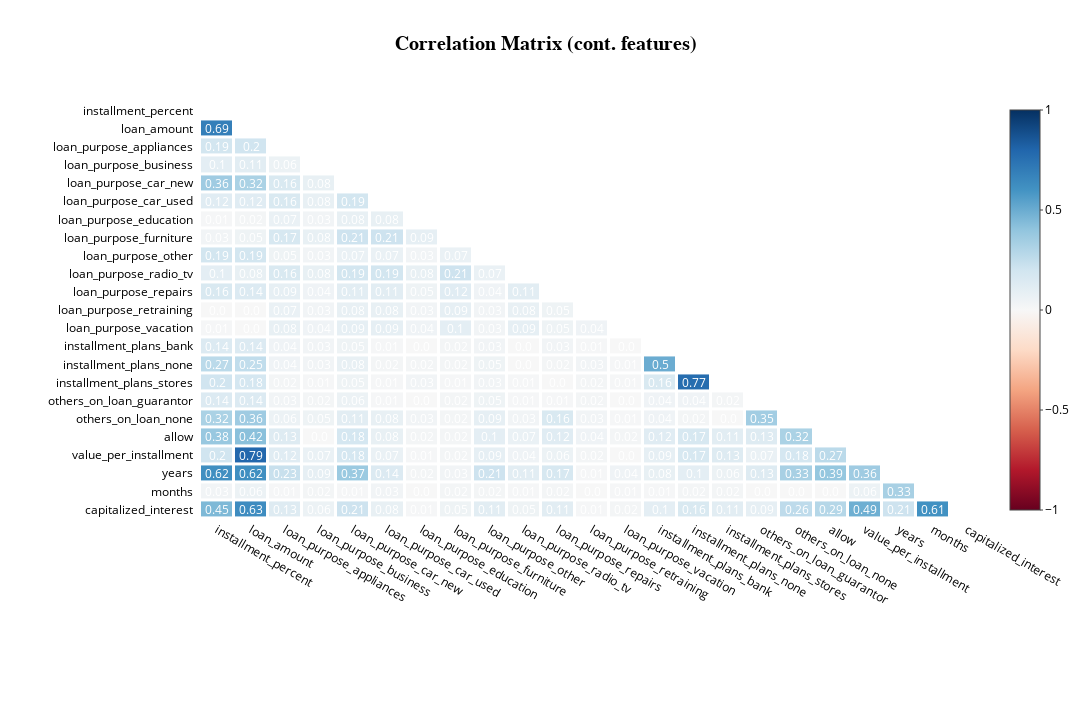

The notebook cell saved with this chart:
### Markdown cell above
#### 3.5.1. Correlation does not imply causation

### Code cell
# Function call to calculate correlation matrix based on pearson's method
df_rm_collinearity = stats_calc.remove_collinear_features(df_model=df_new,target_var="allow",threshold= 0.85, verbose=True)
#Plot
graphic.plot_matrix_corr(df_rm_collinearity,'gridon')
